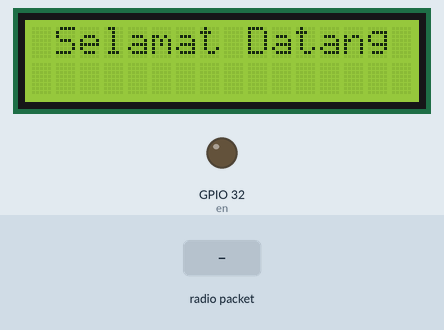
A sketch run on a simulated ESP32. Shown: 16×2 character LCD, output pins drawn as LEDs (lit = HIGH). The test bench sets the inputs (shaded band). No radio packets arrive unless stated; what the sketch prints to the serial monitor is not drawn.

Above: at 0.2 s.
At 2.3 s:
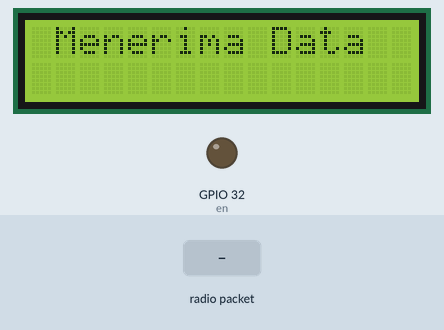
2.4 s: radio packet "Voltage:" arrives
3.9 s: radio packet "Distance:" arrives
5.4 s: radio packet "5" arrives
Timing chart, 0 to 8.4 s (numbered marks = the images above; inputs shaded):
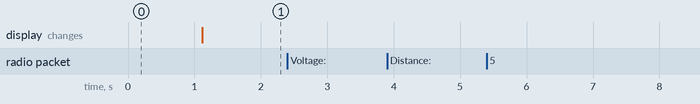

Measured:
- after the input at 2.4 s, every drawn part: stays the same
- after the input at 3.9 s, every drawn part: stays the same
- after the input at 5.4 s, every drawn part: stays the same

The sketch:

penerima.ino
```cpp
#include <SPI.h>
#include <LoRa.h>
#include <Wire.h>
#include <LiquidCrystal_I2C.h>

// Define the pins used by the transceiver module
#define ss 2
#define rst 13
#define dio0 14
#define en 32

// I2C address for the 16x2 LCD
int lcdAddress = 0x27;

// Create an instance of the LiquidCrystal_I2C library
LiquidCrystal_I2C lcd(lcdAddress, 16, 2);

// Define the maximum distance (in centimeters)
const int maxDistance = 30;  // Adjust this value based on your requirement
const int minDistance = 2;

void setup() {
  // Initiate the LoRa Enable pin
  pinMode(en, OUTPUT);
  // LoRa chip is Active Low
  digitalWrite(en, LOW);

  // Initialize Serial Monitor
  Serial.begin(115200);
  while (!Serial);
  Serial.println("LoRa Receiver");

  // Setup LoRa transceiver module
  LoRa.setPins(ss, rst, dio0);

  // Initialize LoRa communication with a specific frequency (915 MHz for North America).
  while (!LoRa.begin(915E6)) {
    Serial.println(".");
    delay(500);
  }

  // Set the LoRa sync word to 0xF3
  LoRa.setSyncWord(0xF3);
  Serial.println("LoRa Initializing OK!");

  // Initialize the LCD
  lcd.begin();
  lcd.backlight();
  lcd.clear();
  lcd.setCursor(0, 0);
  lcd.print(" Selamat Datang");
  delay(1000);
  lcd.clear();
  lcd.print(" Menerima Data ");
}

void loop() {
  // Try to receive a packet
  int packetSize = LoRa.parsePacket();

  if (packetSize) {
    Serial.println("Received a packet!");

    // Read the received packet into a String
    String receivedData = "";

    while (LoRa.available()) {
      receivedData += (char)LoRa.read();
    }

    Serial.println("Received Data: " + receivedData);

    // Extract voltage and distance values from the received data
    int voltageIndex = receivedData.indexOf("Voltage: ");
    int distanceIndex = receivedData.indexOf("Distance: ");
    if (voltageIndex != -1 && distanceIndex != -1) {
      String voltageString = receivedData.substring(voltageIndex + 9, distanceIndex - 2);
      String distanceString = receivedData.substring(distanceIndex + 10);

      // Convert distance to a percentage
      int distance = distanceString.toInt();
      float distancePercentage = map(distance, 0, maxDistance, 100, 0);

      // Convert the distance percentage to a string
      String distancePercentageString = String(distancePercentage, 2);

      // Display voltage and distance percentage on the LCD
      lcd.clear();
      lcd.setCursor(0, 0);
      lcd.print("Voltage: " + voltageString );
      lcd.setCursor(0, 1);
      lcd.print("Jagung : " + distancePercentageString + " %");
    }

    // Print an empty line for separation
    Serial.println();
  }
}
```
